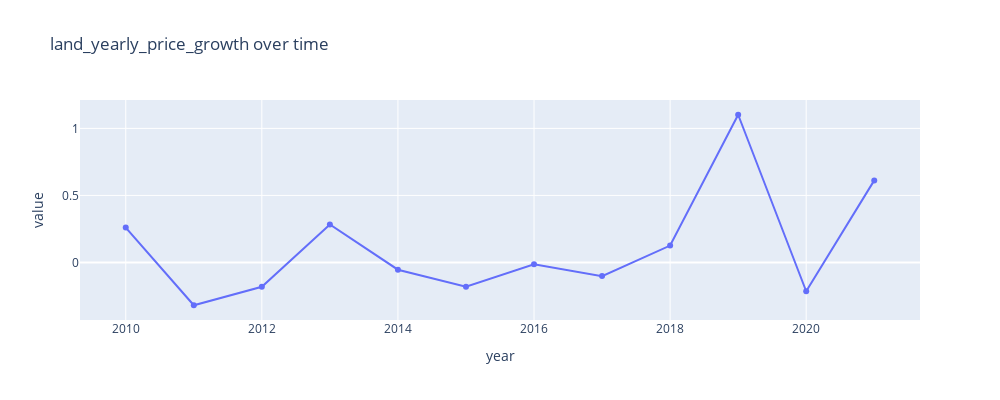
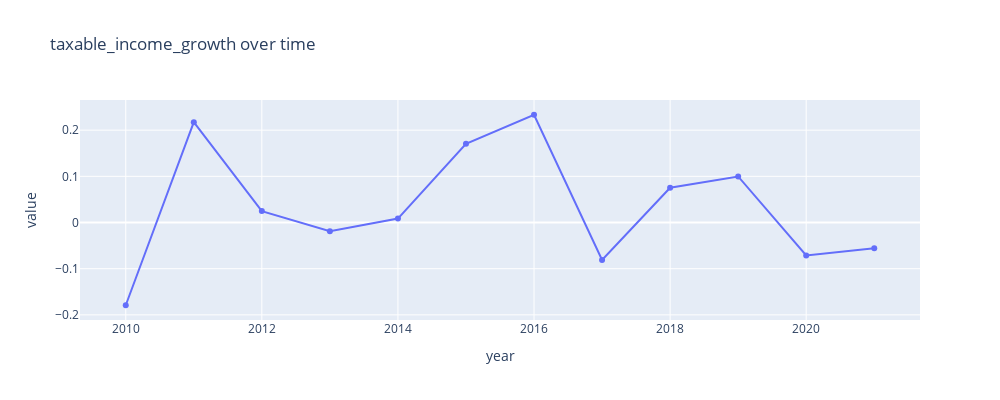
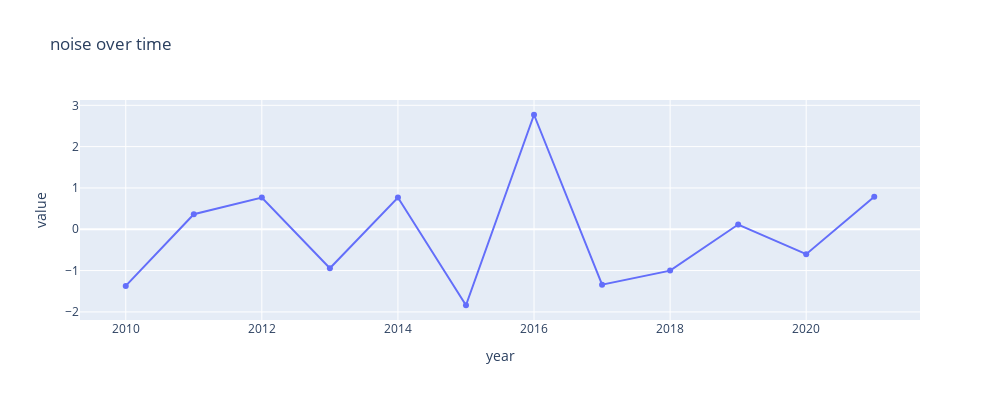

Notebook cell for these charts, in order:
### Code cell
for variable in variables:
    plot_time_series(
        area_df,
        variable,
        group_by_columns,
        granularity_columns,
        f"{variable} over time",
        width=1000,
        height=400,
        showlegend=False,
        # visible="legendonly",
        # highlight=True,
        # highlight_range=(2020, 2022)
    )

### Figure 1 — Plotly figure (JSON) as saved in the notebook; plotly's stock layout.template omitted (floating-point values rounded to 4 significant figures)
{"data": [{"hovertemplate": "variable=('Yamanashi-ken Oshino-mura', 19424)<br>year=%{x}<br>value=%{y}<extra></extra>", "legendgroup": "('Yamanashi-ken Oshino-mura', 19424)", "line": {"color": "#636efa", "dash": "solid"}, "marker": {"symbol": "circle"}, "mode": "lines+markers", "name": "('Yamanashi-ken Oshino-mura', 19424)", "orientation": "v", "showlegend": true, "type": "scatter", "x": [2010, 2011, 2012, 2013, 2014, 2015, 2016, 2017, 2018, 2019, 2020, 2021], "xaxis": "x", "y": [0.2604, -0.3191, -0.1809, 0.2836, -0.05395, -0.1816, -0.01372, -0.1018, 0.126, 1.102, -0.2147, 0.6123], "yaxis": "y"}], "layout": {"autosize": false, "height": 400, "hovermode": "closest", "legend": {"title": {"text": "variable"}, "tracegroupgap": 0}, "showlegend": false, "title": {"text": "land_yearly_price_growth over time"}, "width": 1000, "xaxis": {"anchor": "y", "domain": [0, 1], "title": {"text": "year"}}, "yaxis": {"anchor": "x", "domain": [0, 1], "title": {"text": "value"}}}}

### Figure 2 — Plotly figure (JSON) as saved in the notebook; plotly's stock layout.template omitted (floating-point values rounded to 4 significant figures)
{"data": [{"hovertemplate": "variable=('Yamanashi-ken Oshino-mura', 19424)<br>year=%{x}<br>value=%{y}<extra></extra>", "legendgroup": "('Yamanashi-ken Oshino-mura', 19424)", "line": {"color": "#636efa", "dash": "solid"}, "marker": {"symbol": "circle"}, "mode": "lines+markers", "name": "('Yamanashi-ken Oshino-mura', 19424)", "orientation": "v", "showlegend": true, "type": "scatter", "x": [2010, 2011, 2012, 2013, 2014, 2015, 2016, 2017, 2018, 2019, 2020, 2021], "xaxis": "x", "y": [-0.1792, 0.2173, 0.02473, -0.0189, 0.008544, 0.1706, 0.2333, -0.08096, 0.07539, 0.09972, -0.07129, -0.05584], "yaxis": "y"}], "layout": {"autosize": false, "height": 400, "hovermode": "closest", "legend": {"title": {"text": "variable"}, "tracegroupgap": 0}, "showlegend": false, "title": {"text": "taxable_income_growth over time"}, "width": 1000, "xaxis": {"anchor": "y", "domain": [0, 1], "title": {"text": "year"}}, "yaxis": {"anchor": "x", "domain": [0, 1], "title": {"text": "value"}}}}

### Figure 3 — Plotly figure (JSON) as saved in the notebook; plotly's stock layout.template omitted (floating-point values rounded to 4 significant figures)
{"data": [{"hovertemplate": "variable=('Yamanashi-ken Oshino-mura', 19424)<br>year=%{x}<br>value=%{y}<extra></extra>", "legendgroup": "('Yamanashi-ken Oshino-mura', 19424)", "line": {"color": "#636efa", "dash": "solid"}, "marker": {"symbol": "circle"}, "mode": "lines+markers", "name": "('Yamanashi-ken Oshino-mura', 19424)", "orientation": "v", "showlegend": true, "type": "scatter", "x": [2010, 2011, 2012, 2013, 2014, 2015, 2016, 2017, 2018, 2019, 2020, 2021], "xaxis": "x", "y": [-1.37, 0.3648, 0.7686, -0.9438, 0.7677, -1.839, 2.771, -1.341, -1.001, 0.1148, -0.6033, 0.785], "yaxis": "y"}], "layout": {"autosize": false, "height": 400, "hovermode": "closest", "legend": {"title": {"text": "variable"}, "tracegroupgap": 0}, "showlegend": false, "title": {"text": "noise over time"}, "width": 1000, "xaxis": {"anchor": "y", "domain": [0, 1], "title": {"text": "year"}}, "yaxis": {"anchor": "x", "domain": [0, 1], "title": {"text": "value"}}}}
